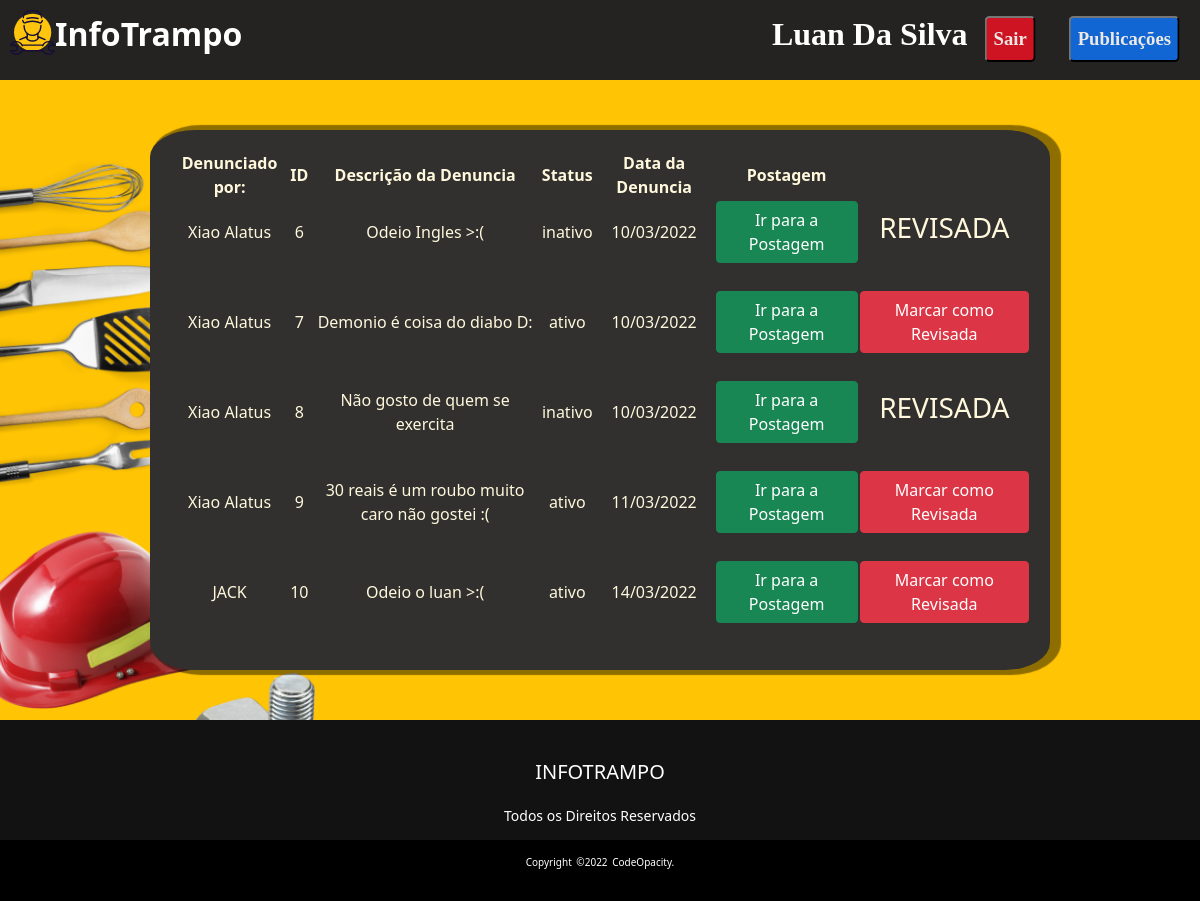
Screenshot of /INFOTRAMPO/registrosDenuncia.php (signed in) with the database file from the repository.
### tables this page shows
CREATE TABLE `tb_denuncia` (
  `id_denuncia` int NOT NULL AUTO_INCREMENT,
  `descricao_denuncia` longtext,
  `id_autorDenuncia` int DEFAULT NULL,
  `status` enum('ativo','inativo') DEFAULT 'ativo',
  `data_denuncia` datetime DEFAULT NULL,
  `id_publicacaoDenunciada` int DEFAULT NULL,
  PRIMARY KEY (`id_denuncia`),
  KEY `fk_id_autorDenuncia` (`id_autorDenuncia`),
  KEY `fk_id_publicacaoDenunciada` (`id_publicacaoDenunciada`),
  CONSTRAINT `fk_id_autorDenuncia` FOREIGN KEY (`id_autorDenuncia`) REFERENCES `tb_users` (`id`),
  CONSTRAINT `fk_id_publicacaoDenunciada` FOREIGN KEY (`id_publicacaoDenunciada`) REFERENCES `tb_publicacao` (`id_publicacao`)
);

CREATE TABLE `tb_users` (
  `id` int NOT NULL AUTO_INCREMENT,
  `tipo_user` enum('cliente','administrador') DEFAULT 'cliente',
  `nome` varchar(140) DEFAULT NULL,
  `cpf` varchar(45) DEFAULT NULL,
  `senha` varchar(155) DEFAULT NULL,
  `email` varchar(45) DEFAULT NULL,
  `descricao` longtext,
  `data_nascimento` date DEFAULT NULL,
  PRIMARY KEY (`id`),
  UNIQUE KEY `cpf_UNIQUE` (`cpf`),
  UNIQUE KEY `email_UNIQUE` (`email`)
);

### INFOTRAMPO/app/db/dataBase.php (called while the page is built, shortened)
<?php
class dataBase{
        private $connection;
        private function setConnection(){
            try {
               $this->connection = new PDO('mysql:host='.self::HOST.';dbname='.self::NAME,self::USER,self::PASS);
               $this->connection->setAttribute(PDO::ATTR_ERRMODE,PDO::ERRMODE_EXCEPTION);
            } catch (PDOException $e) {
                die('ERROR: '.$e->getMessage());
            }
        }
        public function execute ($query,$params=[]) {
            try {
                $statemente = $this->connection->prepare($query);
                $statemente->execute($params);
                return $statemente;
            } catch (PDOException $e) {
                 die('ERROR: '.$e->getMessage());
             }
        }
        public function selectOne($id){
            $query = 'SELECT * FROM tb_users WHERE '.$id;
            return $this->execute($query);
        }
    public function selectDenuncias($where = null, $order = null, $limit = null, $fields = '*')
    {
        $where = strlen($where) ? 'WHERE' . $where : '';
        $order = strlen($order) ? 'ORDER BY' . $order : '';
        $limit = strlen($limit) ? 'LIMIT' . $limit : '';
        $query = 'SELECT ' . $fields . ' FROM tb_denuncia ' . $where . ' ' . $order . ' ' . $limit;
        return $this->execute($query);
    }
    }

### INFOTRAMPO/app/Entity/Denuncia.php (called while the page is built, shortened)
<?php
class Denuncia{
    public static function getDenuncias($where = null, $order = null, $limit = null)
    {
        return (new dataBase('tb_denuncia'))->selectDenuncias($where, $order, $limit)->fetchAll(PDO::FETCH_CLASS, self::class);
    }
}

### INFOTRAMPO/registrosDenuncia.php (called while the page is built, shortened)
<?php
    $denuncias = Denuncia::getDenuncias();
    include __DIR__ . '/includes/header.php';
    include __DIR__ . '/includes/listaDenuncias.php';
    include __DIR__ . '/includes/footer.php';
?>

### INFOTRAMPO/app/Entity/Usuario.php (called while the page is built, shortened)
<?php
class Usuario
{
    public static function getUser($id){
        return (new dataBase('tb_users'))->selectOne('id = '.$id)
                                        ->fetchObject(self::class);
    }
}

### INFOTRAMPO/includes/listaDenuncias.php (the view, shortened to what this page needs)
<?php
$resultado = '';
foreach ($denuncias as $denuncia) {
    $userA   = Usuario::getUser($denuncia->id_autorDenuncia);
    $nomeAutor = $userA->nome;
    if ($denuncia->status === 'ativo') {
        $resultado .= '<tr>
                        <td>' . $nomeAutor . '</td>
                        <td>' . $denuncia->id_denuncia . '</td>
                        <td>' . $denuncia->descricao_denuncia . '</td>
                        <td>' . $denuncia->status . '</td>
                        <td>' . date('d/m/Y', strtotime($denuncia->data_denuncia)) . '</td>
                        <td>
                            <a href="verPublicacao.php?id=' . $denuncia->id_publicacaoDenunciada . '">
                                <button type="button" class="btn btn-success">Ir para a Postagem</button>
                            </a>
                        </td>
                        <td>
                            <a href="desativarDenuncia.php?id=' . $denuncia->id_denuncia . '">
                                <button type="button" class="btn btn-danger">Marcar como Revisada</button>
                            </a>
                        </td>
                    </tr>
                    <tr><td>&nbsp</td><td>&nbsp</td><td>&nbsp</td><td>&nbsp</td><td>&nbsp</td><td>&nbsp</td><td>&nbsp</td></tr>
                ';
    } else {
        $resultado .= '<tr>
                        <td>' . $nomeAutor . '</td>
                        <td>' . $denuncia->id_denuncia . '</td>
                        <td>' . $denuncia->descricao_denuncia . '</td>
                        <td>' . $denuncia->status . '</td>
                        <td>' . date('d/m/Y', strtotime($denuncia->data_denuncia)) . '</td>
                        <td>
                            <a href="verPublicacao.php?id=' . $denuncia->id_publicacaoDenunciada . '">
                                <button type="button" class="btn btn-success">Ir para a Postagem</button>
                            </a>
                        </td>
                        <td>
                            <h3>REVISADA</h3>
                        </td>
                    </tr>
                    <tr><td>&nbsp</td><td>&nbsp</td><td>&nbsp</td><td>&nbsp</td><td>&nbsp</td><td>&nbsp</td><td>&nbsp</td></tr>
                    ';
    }
}
?>
<body background="img/cadastro.png">
    <main>
        <div class="container">
            <div class="cardList">
                <section>
                    <table>
                        <thead>
                            <th>Denunciado por:</th>
                            <th>ID</th>
                            <th>Descrição da Denuncia</th>
                            <th>Status</th>
                            <th>Data da Denuncia</th>
                            <th>Postagem</th>
                            <th></th>
                        </thead>
                        <tbody>
                            <?= $resultado ?>
                        </tbody>
                    </table>
                </section>
            </div>
        </div>
    </main>

### INFOTRAMPO/includes/css/styles.css (style rules this page uses)
body, h1, h2, h3, p, ul, li, a { margin: 0px; padding: 0px; }
body { font-family: 'Poppins Semi Bold', sans-serif ; }
a { text-decoration: none; }
* { box-sizing: border-box; }
body { background-repeat: no-repeat; background-size: cover; background-attachment: fixed; background-color: yellow; }
.container { display: flex; justify-content: center; width: 100%; margin-top: 50px; margin-bottom: 50px; }
.cardList { background-color:rgb(49, 48, 46); padding: 20px; border-radius: 5%; box-shadow: 6px 0px 1px 5px #00000070; width: 900px; text-align: center; color:cornsilk; }
button { background-color: transparent; border-color: #222222; color: black; padding: 7px; font-weight: bold; font-size: 12pt; margin-top: 20px; border-radius: 5px; cursor: pointer; outline: none; }

### rows the page displays
tb_denuncia: id_autorDenuncia.nome "Xiao Alatus", id_denuncia "6", descricao_denuncia "Odeio Ingles >:(", status "inativo", data_denuncia "10/03/2022"
tb_denuncia: id_autorDenuncia.nome "Xiao Alatus", id_denuncia "7", descricao_denuncia "Demonio é coisa do diabo D:", status "ativo", data_denuncia "10/03/2022"
tb_denuncia: id_autorDenuncia.nome "Xiao Alatus", id_denuncia "8", descricao_denuncia "Não gosto de quem se exercita", status "inativo", data_denuncia "10/03/2022"
tb_denuncia: id_autorDenuncia.nome "Xiao Alatus", id_denuncia "9", descricao_denuncia "30 reais é um roubo muito caro não gostei :(", status "ativo", data_denuncia "11/03/2022"
tb_denuncia: id_autorDenuncia.nome "JACK", id_denuncia "10", descricao_denuncia "Odeio o luan >:(", status "ativo", data_denuncia "14/03/2022"

### other values shown
$userLog['nome'] "Luan Da Silva"
